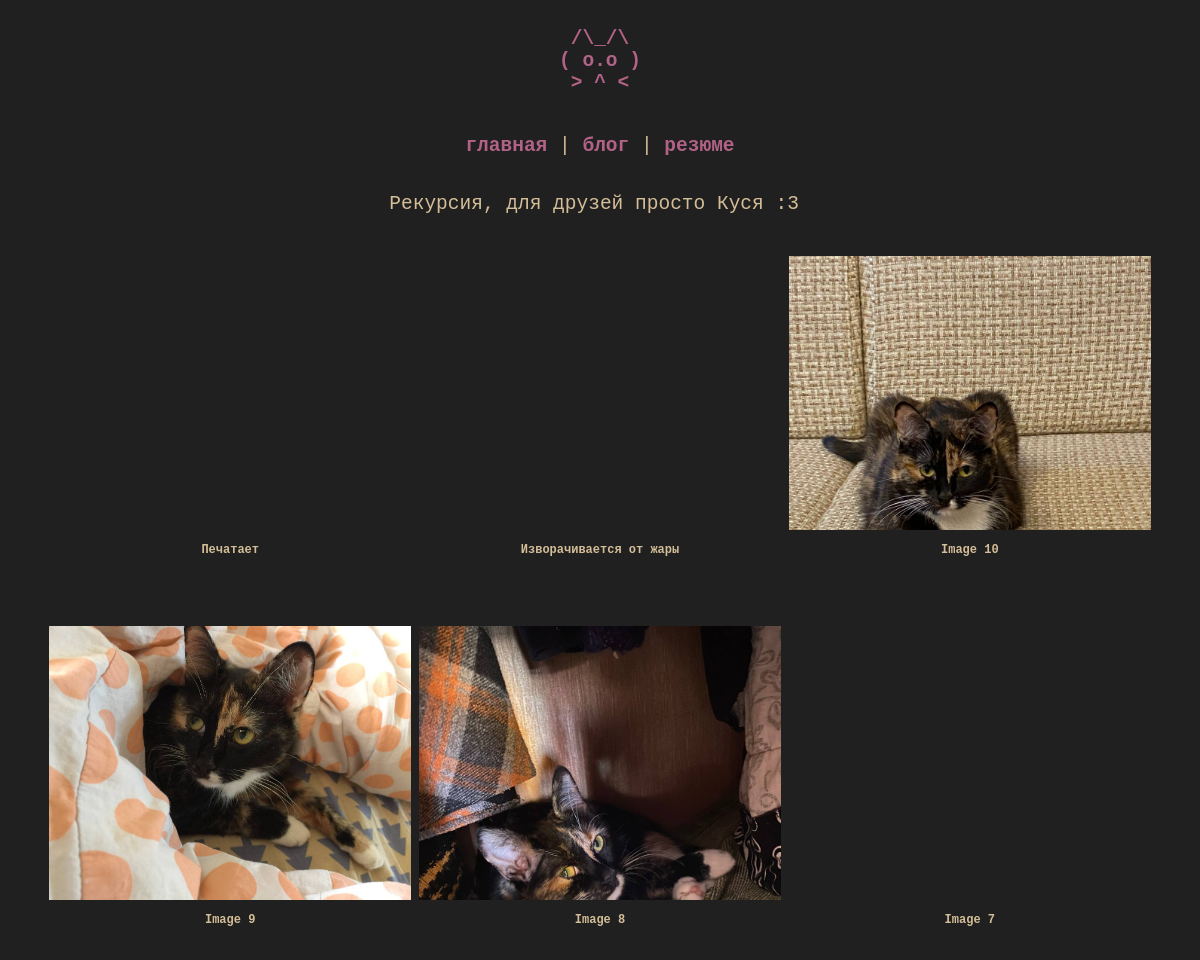
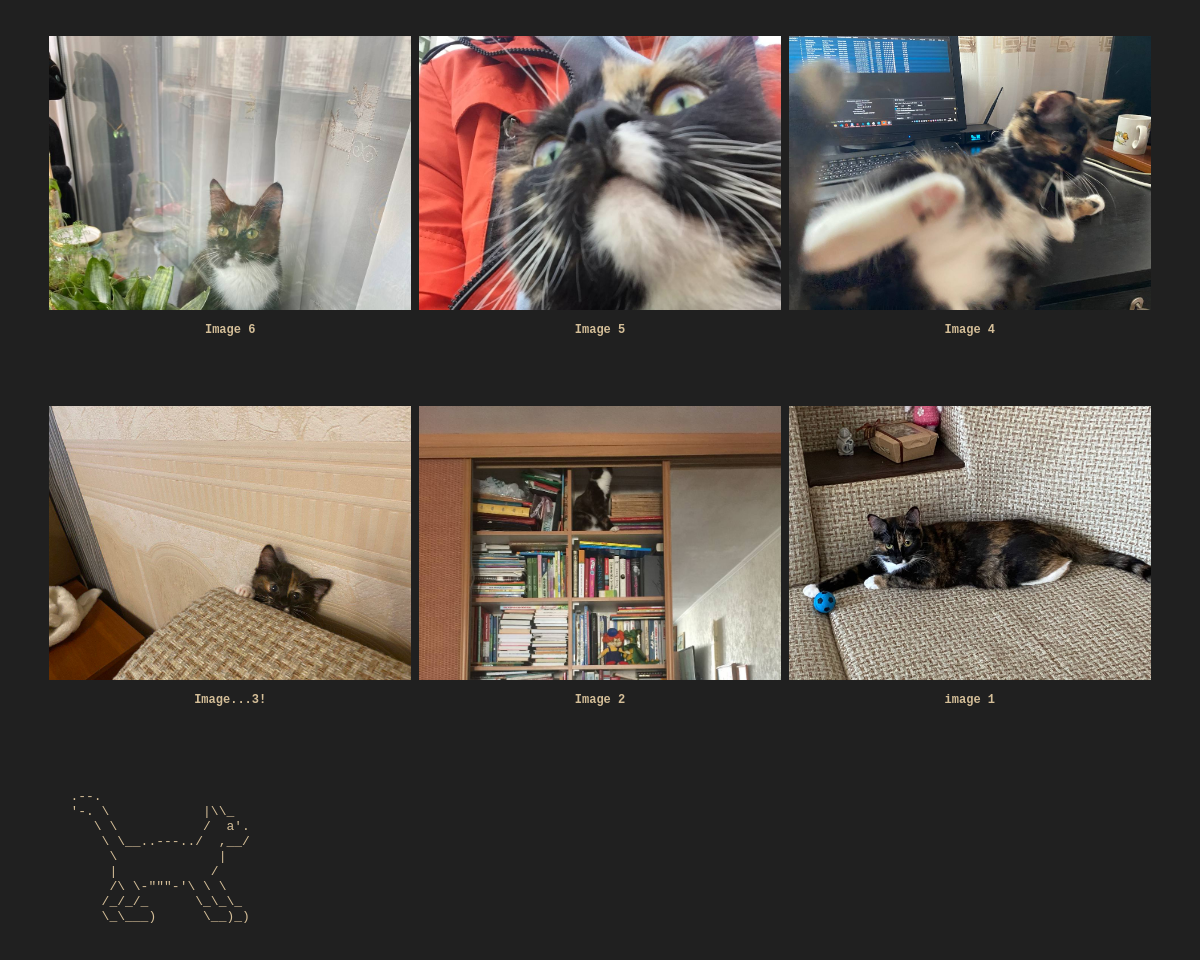
/cat, run on an earlier commit of the app's database (2 pictures, top to bottom).
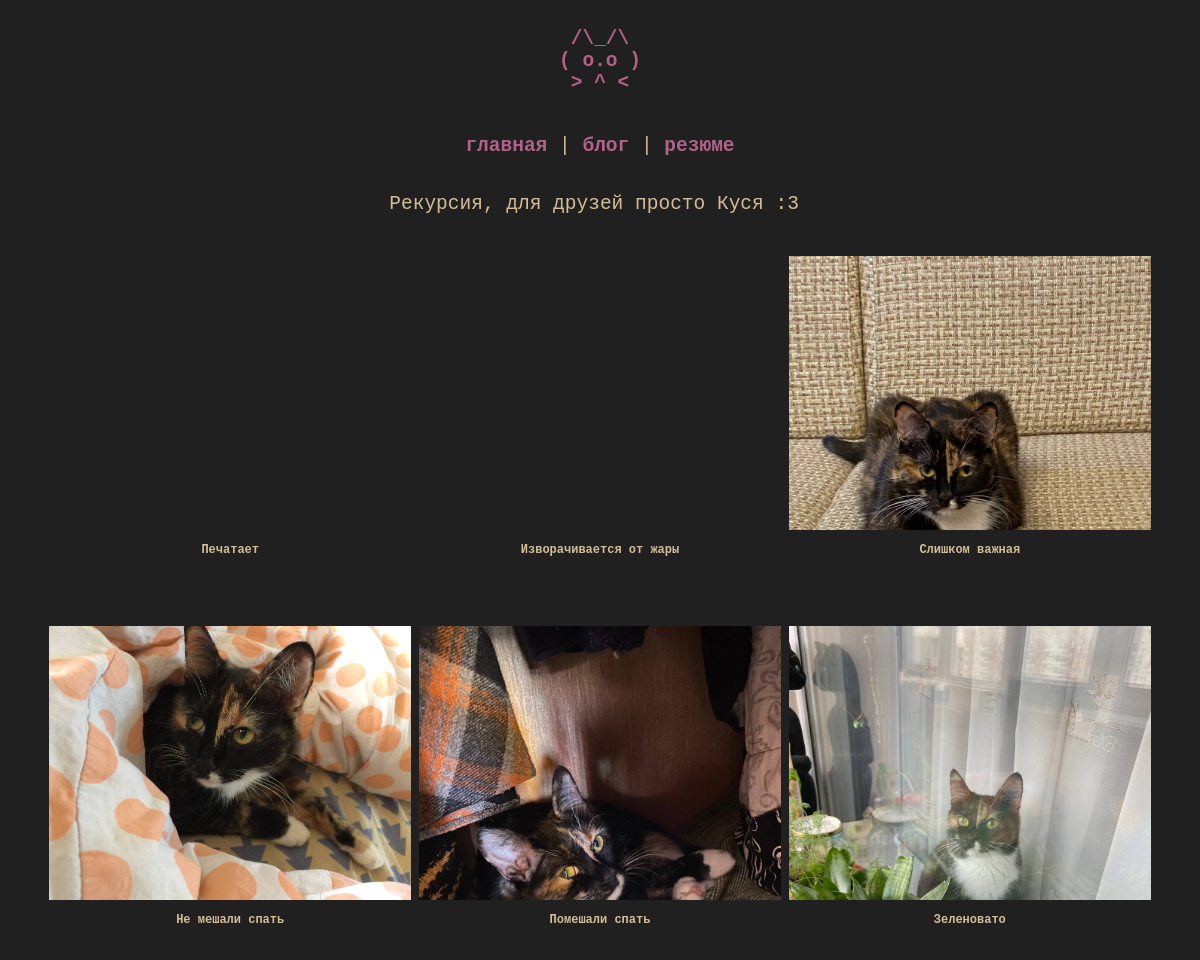
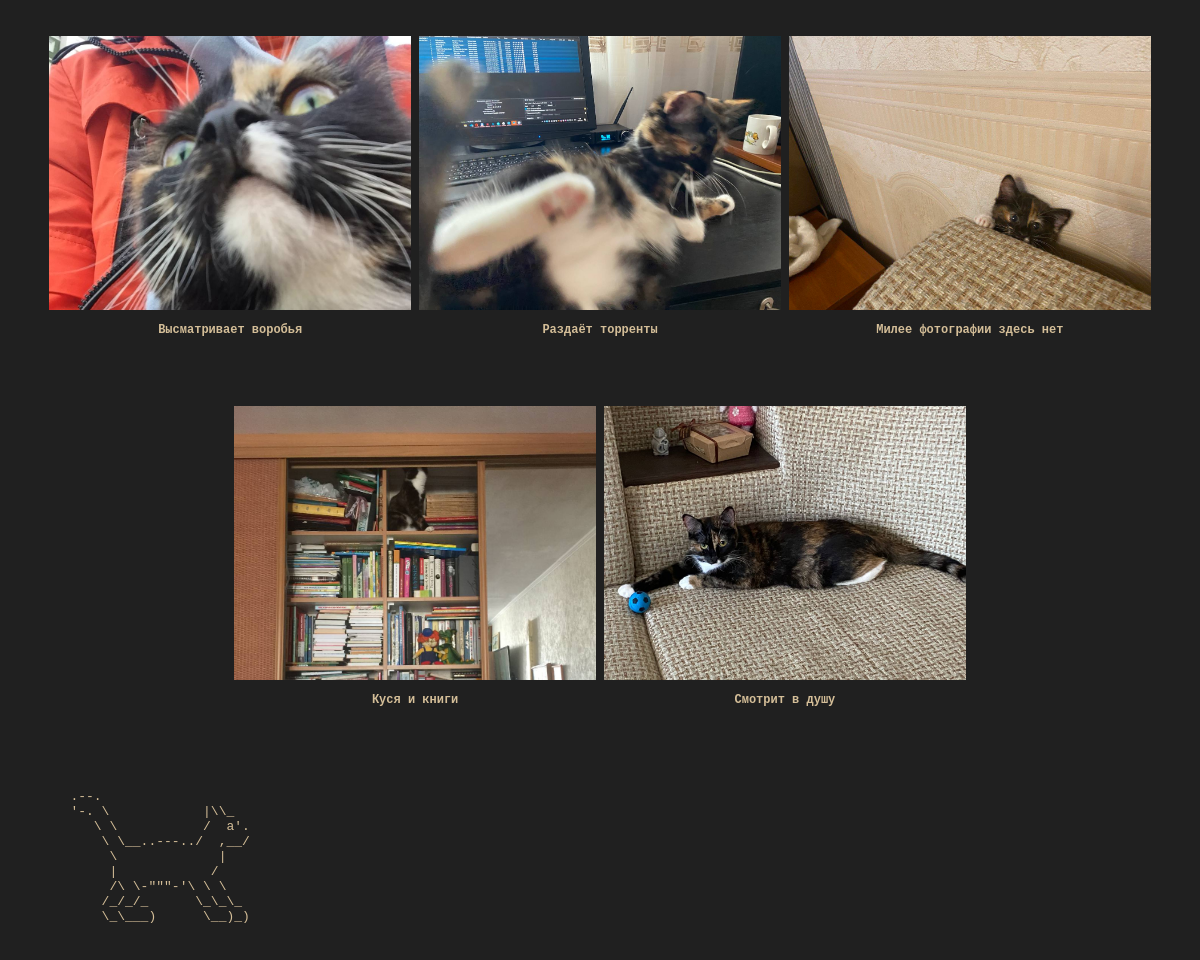
And on a later commit of the database (2 pictures, top to bottom).
### tables this page shows
CREATE TABLE cat (
    "title" TEXT NOT NULL,
    "url" TEXT NOT NULL
);

### kolpa_site.py (the view, shortened to what this page needs)
@app.route("/cat", methods=["POST", "GET"])
def cat():
    return render_template('kusya.html', cat = dbase.getCatData(), admin = session['admin'])

### FDataBase.py (called while the page is built)
    def getCatData(self):
        sql = '''SELECT rowid, * FROM cat ORDER BY rowid DESC'''
        try:
            self.__cur.execute(sql)
            res = self.__cur.fetchall()
            if res: return res
        except:
            print("Error reading DB")
        return []

### kolpa_site.py (called while the page is built)
def connect_db():
    conn = sqlite3.connect(app.config['DATABASE'])
    conn.row_factory = sqlite3.Row
    return conn

def get_db():
    if not hasattr(g, 'link_db'):
        g.link_db = connect_db()
    return g.link_db

@app.before_request
def before_request():
   global dbase
   db = get_db()
   dbase = FDataBase(db)
   if 'admin' not in session:
       session['admin'] = False

### templates/kusya.html (shortened to what this page needs)
<!DOCTYPE html>
<html>
  <head>
    <link type="text/css" href="{{ url_for('static', filename='css/styles.css')}}" rel="stylesheet" />
  </head>
  <body>
    <section id="header" aria-label="Home">
      <a href="/" title="Home">
      <pre>
 /\_/\
( o.o )
 > ^ <
      </pre>
	</a>
    </section>
    <section id="menu">
      <p id="test">
        <a href="/">главная</a> | <a href="/blog">блог</a> | <a href="/resume">резюме</a>
    </p>
    </section>
    <section id="title">
      <p>
       Рекурсия, для друзей просто Куся :3
      </p>
      <br>
    </section>
	<div id="weird-boxes">
    <ul class="image-list-small">
      {% for c in cat -%}
          <li>
            <a href="../{{c.url}}" target="_blank" style="background-image: url('../{{c.url}}');"></a>
              <div class="details">
                <h3><a href="#">{{c.title}}</a></h3>
            </div>
          </li>
        {% endfor -%}
    </ul>
		<marquee behavior="scroll" direction="right">
      <pre style="color:#d4be98">
        .--.
        '-. \            |\\_
           \ \           /  a'.
            \ \__..---../  ,__/
             \             |
             |            /
             /\ \-"""-'\ \ \
            /_/_/_      \_\_\_
            \_\___)      \__)_)
      </pre>
    </marquee>
	</div>
  </body>
</html>

### static/css/styles.css (style rules this page uses)
body { background-color: #202020; overflow-x: hidden; }
html { overflow-x: hidden; }
.image-list-small { font-family: monospace; margin: 0 auto; text-align: center; max-width: 1280px; padding: 0; }
.image-list-small li { display: inline-block; width: 362px; margin: 0 0px 30px; }
.image-list-small li > a { display: block; text-decoration: none; background-size: cover; background-repeat: no-repeat; height: 274px; margin: 0; padding: 0; }
.image-list-small .details { margin-top: 13px; margin-left: auto; margin-right: auto; max-width: 200ch; }
.image-list-small .details h3 { display: block; height:50px; font-size: 12px; margin: 0 0 3px 0; overflow: hidden; text-overflow: ellipsis; }
.image-list-small .details h3 a { color: #d4be98; text-decoration: none; }
p#test { width: 100%; text-align: center; font-size:150%; }
section { font-family: monospace; background-color: #202020; color:#d4be98; }
section#header { text-align:center; font-size:150%; margin-right:1%; margin-left:1%; }
section#title { margin-top:3%; text-align:center; font-size:150%; margin-right:2%; margin-left:1%; }
section#menu { margin-left: auto; margin-right: auto; width: 40ch; }
a { text-decoration: none; font-weight:bold; color:#B16286; }

What changed in the data, as far as the page shows it:
removed cat: title "Image 7"
changed cat: title "Image 10" → "Слишком важная"
changed cat: title "Image 9" → "Не мешали спать"
changed cat: title "Image 8" → "Помешали спать"
changed cat: title "Image 6" → "Зеленовато"
changed cat: title "Image 5" → "Высматривает воробья"
changed cat: title "Image 4" → "Раздаёт торренты"
changed cat: title "Image...3!" → "Милее фотографии здесь нет"
changed cat: title "Image 2" → "Куся и книги"
changed cat: title "image 1" → "Смотрит в душу"
